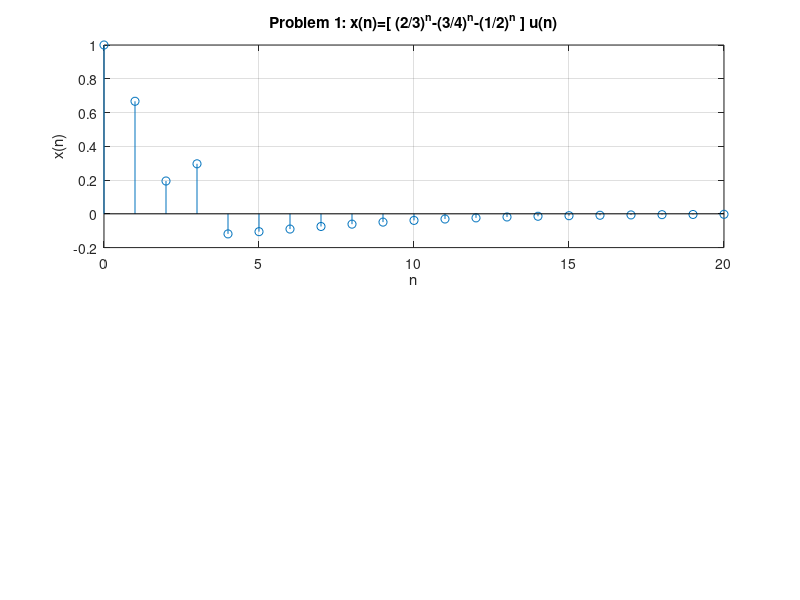

MATLAB code for this plot: (Note: this script raises an error after producing the figure.)
% MATLAB HEADER
% Joseph Almeida
% CECS 463 SOC II Sp18
% Assignment #10 Due: 3/21/2018
clc; clear all; close all; format compact;
fprintf('Lab 10 -- The Z-transform\n');
str=datestr(now); fprintf('Matlab Time Stamp: %s\n',str);

%% Problem 1
fprintf('Problem 1\n');
n=0:20;
x1=(2/3).^n.*(n>=0);
x2=-(3/4).^n.*(n>=4);
x3=-(1/2).^n.*(n==2);
x=x1+x2+x3;
%outVector(x,n,'x');
figure(); subplot(2,1,1); stem(n,x); grid on;
title('Problem 1: x(n)=[ (2/3)^{n}-(3/4)^{n}-(1/2)^{n} ] u(n)');
xlabel('n'); ylabel('x(n)');
%n=0:20; b=[1]; a=[1,-2/3]; y1=filter(b,a,n==0);
%n=0:20; b=[0,0,0,0,-(3/4)^4]; a=[1,-3/4]; y2=filter(b,a,n==0);
%n=0:20; b=[0,0,-(1/2)^2]; a=1; y3=filter(b,a,n==0);
%outVector(y1+y2+y3,n,'y');
%figure(); stem(n,y1+y2+y3);
a=conv([1,-2/3],[1,-3/4]);
b1=conv(a,[0,0,(1/2)^2]);
b2=conv([1,-2/3],[0,0,0,0,(3/4)^4]);
b3=[1,-3/4];
[b,nb]=sigadd(b1,[0:length(b1)-1],b2,[0:length(b2)-1]);
[b,nb]=sigadd(b3,[0:length(b3)-1],-b,nb);
y=filter(b,a,n==0);
subplot(2,1,2); stem(n,y); grid on;
title('Problem 1: x(n)=Z^{-1}[X(z)]');
xlabel('n'); ylabel('x(n)');
outVector(y,n,'y');

%% Problem 2
n=0:20; w0=pi/3; s=sin(w0); c=cos(w0); p=(6/5)^-1;
x=n.*sin(w0*n)+p.^n.*(n>=2);
%outVector(x,n,'x');
fprintf('  X1(z) = -z(d/dz)[sin(w0)z^-1/(1-2cos(w0)z^-1+z^-2)] = sin(w0)(z^-1+z^-3)/(1-2cos(w0)z^-1+z^-2))^2\n');
fprintf('  X2(z)= (5/6)^2 z^-2/(1-(5/6)z^-1)\n');
bx1=[0,s,0,-s]; nbx1=0:3;
ax1=conv([1,-2*c,1],[1,-2*c,1]); nax1=0:4;
bx2=[0,0,p^2]; nbx2=0:2;
ax2=[1,-p]; nax2=0:1;
[n1,nn1]=conv_m(bx1,nbx1,ax2,nax2); [n2,nn2]=conv_m(bx2,nbx2,ax1,nax1);
[b,m]=sigadd(n1,nn1,n2,nn2);
[a,n]=conv_m(ax1,nax1,ax2,nax2);
n=0:20; y=filter(b,a,n==0);
fprintf('  X(z) = X1(z)+X2(z) = b(z)/a(z)\n');
fprintf('  [');
for k=1:length(b) fprintf('(%6.4f)z^(-%d)+',b(k),k-1); end;
fprintf('\b]\n  =  -------------------------------------------------------------------------------------------------------------\n');
fprintf('  [');
for k=1:length(a) fprintf('(%6.4f)z^(-%d)+',a(k),k-1); end;
fprintf('\b]\n\n');
fprintf('  Error: x1(n)-Z^{-1}[X1(z)] = %6.4f\n',sum(abs(x-y)));
r=roots(a), m=1:length(r); k=min(m(abs(r)==max(abs(r))));
fprintf('ROC: |z|>%4.2f\n',abs(r(k)));
%outVector(b,m,'b',6);
%outVector(a,n,'a',6);
%outVector(y,n,'y');
figure(); stem(n,y);

%% Problem 3
b1=[0,0,0,1]; m1=[0:3]; b2=[0,0,0,0,1]; m2=[0:4]; f=0.75
a1=[1,-f]; n1=0:1; a2=[-f, 1]; n2=0:1;
[a,n]=conv_m(a1,n1,a2,n2);
[b11,nb1]=conv_m(a1,n1,b2,m2);
[b12,nb2]=conv_m(b1,m1,a2,n2);
[b,m]=sigadd(b11,nb1,b12,nb2);
%outVector(b,m,'b');
%outVector(a,n,'a');
fprintf('  Y(z)=Z[x(n-3)+x(3-n)]=Z[x(n-3)+x(-(n-3))] = z^-3 X(z)+ z^-3 X(1/z)\n');
fprintf('  = z^-3[ 1/(1-0.75z^-1) + 1/(1-0.75z)] with ROC 3/4<|z|< 4/3\n');
fprintf('  ');
for k=1:length(b)
if(b(k)~=0) fprintf('(%6.4f)z^(-%d)+',-b(k)/f,k-1); end;
end;
fprintf('\b \n');
fprintf('  =  -----------------------------------------------\n')
fprintf('  ');
for k=1:length(a)
fprintf('(%6.4f)z^(-%d)+',-a(k)/f,k-1);
end;
fprintf('\b \n');
%fprintf('  Error=%6.4f\n',sum(abs(x-y)));
n=-20:20;
b=[1]; a=[1,-0.75]; x3=filter(b,a,n==3); %Shift by 3->impulse at n=3
b=[0,1]; a=[-0.75,1]; x_3=antifilter(b,a,n==3);  %Shift by 3->impulse at n=3
[y,ny]=sigadd(x3,n,x_3,n);
figure(); subplot(2,1,1); stem(ny,y); axis([-20,20,0,3]); grid on;
title('Problem 3: y(n) = Z^{-1}[ Z[x(n-3)+x(3-n)] ] where x(n)=(3/4)^{n}u(n)');
xlabel('n');ylabel('y(n)');
N=20; n=-N:N; f=0.75;
[u3,n3]=sigshift(n>=0,n,3);
[uf,nf]=sigfold(n>=0,n); [u_3,n_3]=sigshift(uf,nf,3);
%figure(); stem(n3,u3)
%figure(); stem(n_3,u_3)
[x1,nx1]=sigmult(f.^(n-3),n,u3,n3);  %outVector(x1,nx1,'x1');
[x2,nx2]=sigmult(f.^(3-n),n,u_3,n_3);  %outVector(x2,nx2,'x2');
[x,nx]=sigadd(x1,nx1,x2,nx2);  %outVector(x,nx,'x');
subplot(2,1,2); stem(nx,x); axis([-N,N,0,3]); grid on;
title('Problem 3: y(n) = x(n-3) + x(3-n) where x(n)=(3/4)^{n}u(n)');
xlabel('n');ylabel('y(n)');
%subplot(3,1,1); stem(nx1,x1); axis([-N,N,0,4]);
%subplot(3,1,2);stem(nx2,x2); axis([-N,N,0,4]);
%subplot(3,1,3); stem(nx,x); axis([-N,N,0,4]);

%% Problem 4
fprintf('x(n)=(1/2)^n u(n)\n');
fprintf('X1(z) = zX(1/z) so x1(n)= Z^-1[X(1/z)] for n->n+1\n');
fprintf('x1(n)= (1/2)^-n u(-n) for n->n+1 so x1(n)= 2^(n+1) u(-n-1)\n');

%% Problem 5
clear all;
fprintf('Problem 5\n');
fprintf(' x(z)/y(z)=p(z)+r(z)/y(z)\n');
n=-2:3; x=[1,0,1/2,-2,0,-4/9]; [x1,nx1]=conv_m(x,n,x,n);
n=-1:2; x=[1,4/3,3,-8/7]; [x2,nx2]=conv_m(x,n,x,n); [x2,nx2]=conv_m(x2,nx2,x,n);
[b,n]=sigadd(x1,nx1,x2,nx2);
m=-2:4; a=[1,0,1/6,3,3/4,0,3/8];
[p,np,r,nr]=deconv_m(b,n,a,m);
outVector(b,-n,'b'); outVector(a,-m,'a');
outVector(p,-np,'p'); %outVector(np,np,'np');
outVector(r,-nr,'r'); %outVector(nr,nr,'nr');

%% Problem 6
n=0:10;
b=[1,-1,-4,4]; a=[1,-11/4,13/8,-1/4];
[r,p,C]=outRPC(b,a); y=outRPCN(r,p,C,n);
outVector(y,n,'y');
figure(); subplot(2,1,1); stem(n,y); grid on;
title('Problem 6(a): Output x(n)  ROC: |z|>2');xlabel('n');ylabel('x(n)');
fprintf('Problem 6(b)\n');
n=0:10;
b=[1,1,-4,4]; a=[1,-11/4,13/8,-1/4];
[r,p,C]=outputRPC(b,a);
x1=antifilter(-r(1),[1,-p(1)],n); outVector(x1,n,'x1(ls)');
x2=yRPCN(r(2:3),p(2:3),C,n); outVector(x2,n,'x2(rs)');
x=x1+x2;
subplot(2,1,2); stem(n,x); grid on;
title('Problem 6(b): Output x(n) ROC: 0.5<|z|<2');xlabel('n');ylabel('x(n)');

%% Problem 7
n=0:20; b=[1,1]; a=[1,-0.5];
[r,p,C]=outRPC(b,a); h=outRPCN(r,p,C,n);
figure(); stem(n,h); grid on; axis([0,20,0,2]);
title('Problem 7: Impulse Response h(n)'); xlabel('n'); ylabel('h(n)');
fprintf('h(n)=Z^-1[1/(1-0.5z^-1)]+Z^-1[z^-1/(1-0.5z^-1)]\n  =(0.5)^n u(n)+(0.5)^(n-1) u(n-1)\n');
fprintf('y(n)=x(n)+x(n-1)+0.5y(n-1)\n');

%% Problem 8
n=0:25; b=[1,0.5]; a=[1,0.5,-0.25];
[r,p,C]=residuez(b,a);
fprintf('h(n)= ');
for k=1:length(r)
fprintf('(%6.4f)(%6.4f)^n+',r(k),p(k));
end
fprintf('\b\n');
fprintf('H(z)= (1+0.5z^-1)/(1+0.5z^-1-0.25z^-2)\n');
b=2*b; a=conv(a,[1,-0.9]);
[r,p,C]=outputRPC(b,a);
fprintf('y(n)= ');
for k=1:length(r)
fprintf('(%6.4f)(%6.4f)^n+',r(k),p(k));
end
fprintf('\b\n');
y=yRPCN(r,p,C,n); figure(); stem(n,y); axis([0,20,0,2.5]); grid on;
title('Problem 8: Output Response y(n) to input x(n)=2(0.9)^{n} u(n)'); xlabel('n'); 
ylabel('y(n)');

%% Problem 9
n=0:50; f=1/2; x=(f).^n.*(n>=0);
a=[1,-0.4,-0.45]; b=[0.45,0.4,-1]; bi=1; ai=[1,-f];
Y=[0,3]; X=[2,2]; xic=filtic(b,a,Y,X)
bf=b+conv(xic,ai)
af=conv(ai,a)
[r,p,C]=outputRPC(bf,af);
fprintf('h(n)= ');
for k=1:length(r)
fprintf('(%6.4f)(%6.4f)^n+',r(k),p(k));
end
fprintf('\b\n');
ytr=outRPCN(r,p,C,n); yss=0*n; ytot=yss+ytr;
figure(); hold on;
subplot(2,1,1); hold on; stem(n,yss,'b'); stem(n,ytr,'r'); grid on; legend('yss','ytr');
title('Problem 9: y_{ss} and y_{tr} solutions'); xlabel('n'); ylabel('Amplitude'); 
subplot(2,1,2); stem(n,ytot,'k'); grid on;
title('Problem 9: y_{total} =y_{ss}+y_{tr} solutions'); xlabel('n'); ylabel('ytot(n)');
        

